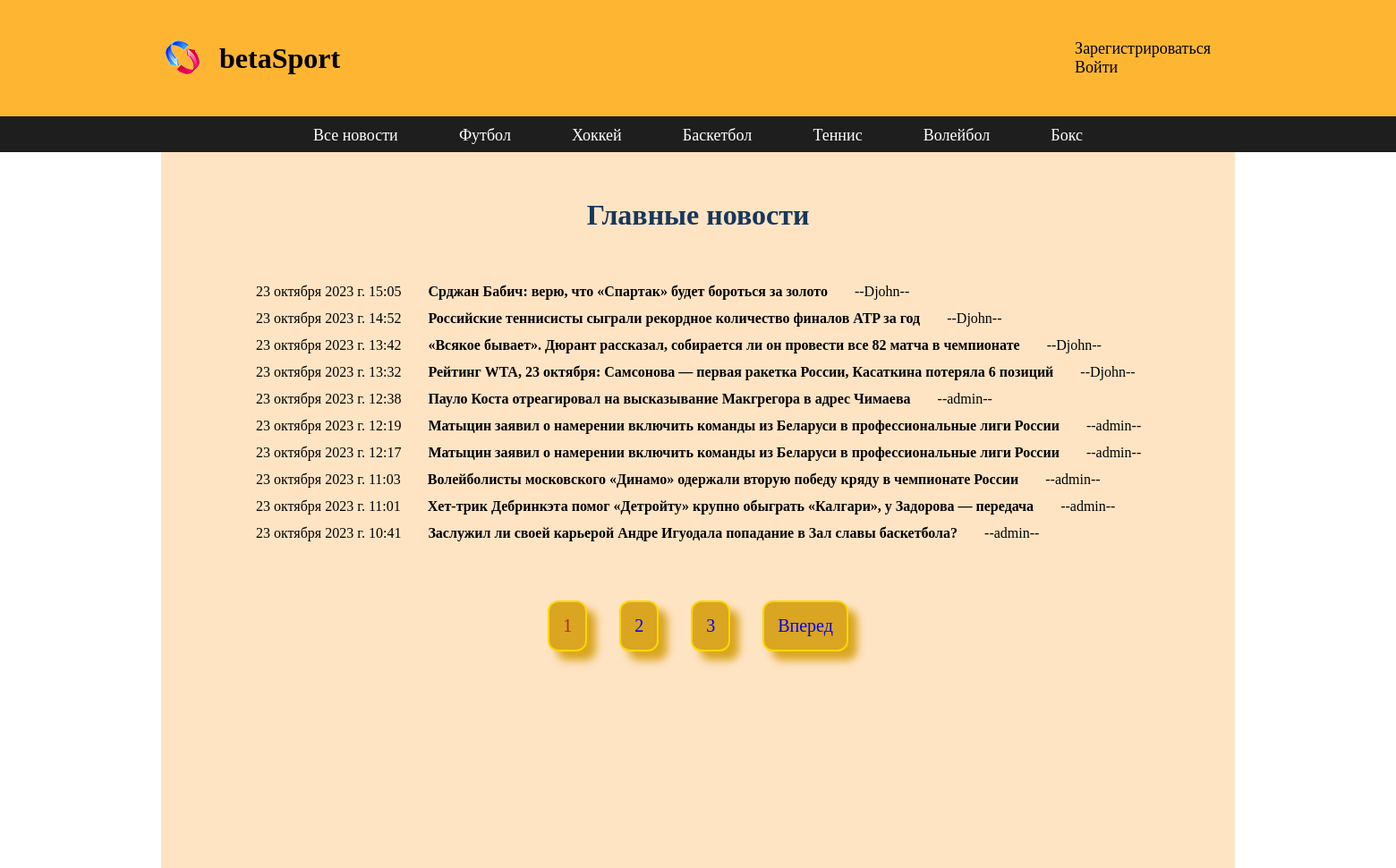
Before: / with the older database file.
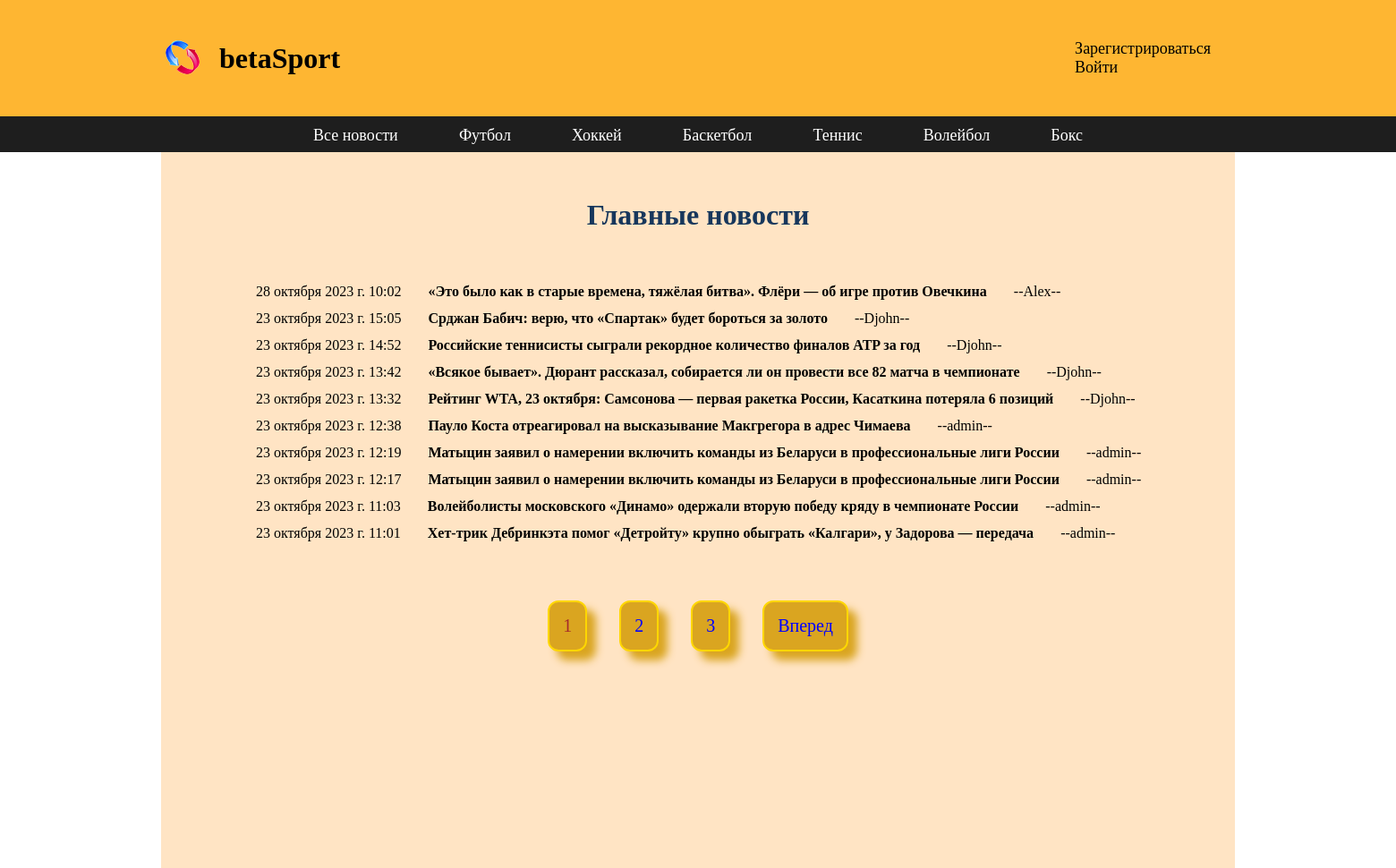
After: the same page with the newer database file.
### newpost/models.py (models this page shows, shortened)
class Sportnews(models.Model):
    sport = [
        (1, "футбол"),
        (2, "хоккей"),
        (3, "баскетбол"),
        (4, "теннис"),
        (5, "волейбол"),
        (6, "бокс")
    ]
    tsport = models.PositiveSmallIntegerField('tsport', choices=sport)
    title = models.CharField(max_length=100)
    news = models.TextField(max_length=1500)
    created = models.DateTimeField(auto_now_add=True)
    image = models.ImageField(upload_to='images/', blank=True)
    user = models.ForeignKey(User, on_delete=models.CASCADE, blank=True)
    vote_total = models.IntegerField(default=0)
    vote_ratio = models.IntegerField(default=0)

### newpost/views.py (the view)
# urls.py: path('', views.allnews, name='allnews'),
def allnews(request):
    an = Sportnews.objects.order_by('-created')
    page = request.GET.get('page')
    res = 10
    paginator = Paginator(an, res)
    try:
        an = paginator.page(page)
    except PageNotAnInteger:
        page = 1
        an = paginator.page(page)
    except EmptyPage:
        page = paginator.num_pages
        an = paginator.page(page)
    lp = int(page) - 2
    if lp < 1:
        lp = 1
    rp = int(page) + 3
    if rp > paginator.num_pages:
        rp = paginator.num_pages + 1
    dist = range(lp, rp)
    return render(request, 'newpost/allnews.html', {'an': an, 'paginator': paginator, 'dist': dist})

### newpost/templates/newpost/allnews.html (shortened to what this page needs)
{% extends 'newpost/base.html' %}
{% block content %}
<div class="aut">
        <div class="zag">
                <h1>Главные новости</h1>
        </div>
</div>
<div class="new">
        {% for i in an %}
        <div class="blok">
            <div class="creat"> {{ i.created }} </div>
            <div class="tit"> <a href="{% url 'detail' i.id %}"> {{ i.title }} </a> </div>
            <div class="us"> --{{ i.user }}-- </div>
         </div>
        {% endfor %}
</div>
{% if an.has_other_pages %}
<div class="paginator">
        <ul class="str">
                {% for page in dist  %}
                {% if page == an.number %}
                <li><a href="?page={{ page }}" class="alink">{{ page }}</a></li>
                {% else %}
                <li><a href="?page={{ page }}" class="link">{{ page }}</a></li>
                {% endif %}
                {% endfor %}
                {% if an.has_next %}
                <li><a href="?page={{ an.next_page_number }}" class="link">Вперед</a></li>
                {% endif %}
        </ul>
</div>
{% endif %}
{% endblock %}

### newpost/templates/newpost/base.html (shortened to what this page needs)
<!DOCTYPE html>
{% load static %}
<html lang="en">
<head>
    <link rel="stylesheet" href="{% static 'css/style.css' %}">
</head>
<body>
    <div class="name">
        <div class="lg">
            <div class="logo">
                <div class="logo2">
                    <a href="{% url 'allnews' %}"><img src="{% static 'newpost/nl.png' %}" alt=""></a>
                    <h1>betaSport</h1>
                </div>
                <div class="reg">
                    {% if user.is_authenticated %}
                    <div class="regmenu">
                        <div class="sp">
                            <ul>
                                <li class="usr">Пользователь: {{ user.username }}</li>
                                <li><a href="{% url 'createnews' %}">Создать новость</a></li>
                                <li>
                                    <form action="{% url 'logoutuser' %}" method="post">
                                        {% csrf_token %}
                                        <button class="btn">
                                            Выйти
                                        </button>
                                    </form>
                                </li>
                            </ul>
                        </div>
                    </div>
                    {% else %}
                    <div class="regmenu">
                        <div class="sp">
                            <ul>
                                <li><a href="{% url 'signupuser' %}">Зарегистрироваться</a></li>
                                <li><a href="{% url 'loginuser' %}">Войти</a></li>
                            </ul>
                        </div>
                    </div>
                    {% endif %}
                </div>
            </div>
        </div>
    </div>
    {% if user.is_authenticated %}
    <div class="menu">
        <div class="sp">
            <ul>
                <li> <a href="{% url 'allnews' %}">Все новости</a> </li>
                <li> <a href="{% url 'football' %}">Футбол</a> </li>
                <li><a href="{% url 'hockey' %}">Хоккей</a></li>
                <li><a href="{% url 'basketball' %}">Баскетбол</a></li>
                <li> <a href="{% url 'tennis' %}">Теннис</a> </li>
                <li> <a href="{% url 'voleyball' %}">Волейбол</a> </li>
                <li> <a href="{% url 'box' %}">Бокс</a> </li>
                <li> <a href="{% url 'mynews' %}">Мои новости</a></li>
            </ul>
        </div>
    </div>
    {% else %}
    <div class="menu">
        <div class="sp">
            <ul>
                <li> <a href="{% url 'allnews' %}">Все новости</a> </li>
                <li><a href="{% url 'football' %}">Футбол</a></li>
                <li><a href="{% url 'hockey' %}">Хоккей</a></li>
                <li><a href="{% url 'basketball' %}">Баскетбол</a></li>
                <li> <a href="{% url 'tennis' %}">Теннис</a> </li>
                <li> <a href="{% url 'voleyball' %}">Волейбол</a> </li>
                <li> <a href="{% url 'box' %}">Бокс</a> </li>
            </ul>
        </div>
    </div>
    {% endif %}
    <div class="glob" >
        <div class="content">
            <div class ='wrap'>
                {% block content %}
                {% endblock %}
            </div>
        </div>
    </div>
</body>
</html>

### newpost/static/css/style.css (style rules this page uses)
* { margin: 0; padding: 0; }
.name { display: flex; height: 130px; background: rgb(254,182,50); margin: 0; padding: 0; box-sizing: border-box; }
.menu { width: auto; height: 40px; background: rgb(30,30,30); padding: 0px; margin: 0; color: white; }
.logo { display: flex; padding: 5px; }
.logo2 { display: flex; align-items: center; }
.reg { padding-left: 800px; margin: auto; }
.reg ul { font-size: 18px; list-style: none; box-sizing: border-box; }
.logo h1 { padding: 5px; margin: auto 5px; padding-left: 15px; }
a img { margin: auto; }
.lg { width: 1200px; margin: auto; }
.sp { width: 900px; margin: auto ; padding: 11px; }
.menu ul { font-size: 18px; display: flex; list-style: none; flex-wrap: wrap; justify-content: space-between; align-items: center; }
.menu li { margin: auto 20px; align-items: center; }
a { text-decoration: none; color: black; }
.menu a { text-decoration: none; color: white; }
.content { width: 1200px; height: 700px; margin: auto; padding-bottom: 100px; background-color: bisque; }
.content h1 { padding: 12px; }
.wrap { background-color: bisque; }
.new { width: 1050px; margin-left: 100px; padding-right: 400px; margin-right: 150px; }
.blok { padding: 6px; display: flex; }
.tit { padding-left: 30px; font-weight: bold; }
.us { padding-left: 30px; }
.aut { display: flex; flex-direction: column; align-items: center; }
.zag { margin: 40px; color: rgb(23, 55, 92); }
.link { text-decoration: none; color: blue; }
.alink { color: brown; }
.paginator ul { padding-top: 50px; font-size: 20px; display: flex; list-style: none; flex-wrap: wrap; justify-content: center; align-items: center; gap: 1rem; border: 1px black; }
.paginator li { margin: 10px ; padding: 15px; border: 2px solid gold; background-color: goldenrod; border-radius: 12px; box-shadow: 10px 10px 10px goldenrod; }

Changed rows visible on the page:
no longer on this page (row unchanged): Sportnews: created "23 октября 2023 г. 10:41", title "Заслужил ли своей карьерой Андре Игуодала попадание в Зал славы баскетбола?", user "admin"
added Sportnews: created "28 октября 2023 г. 10:02", title "«Это было как в старые времена, тяжёлая битва». Флёри — об игре против Овечкина", user "Alex"
